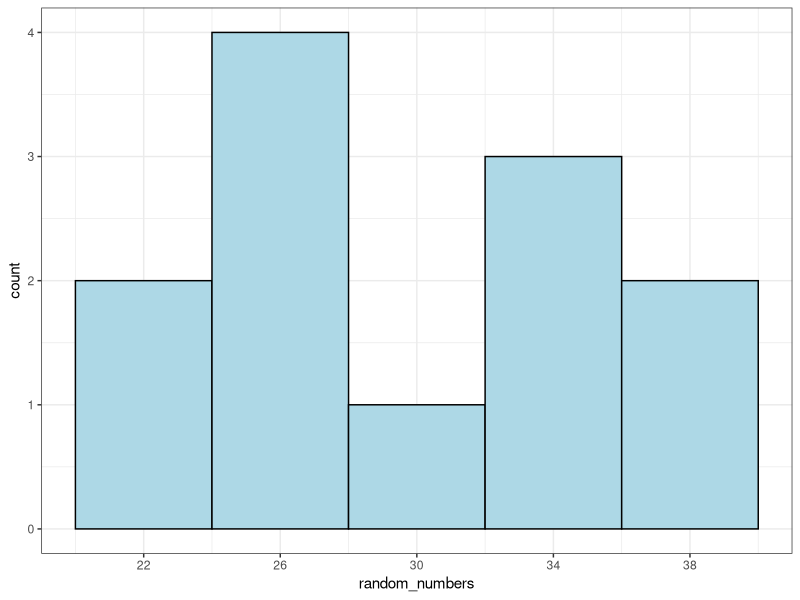
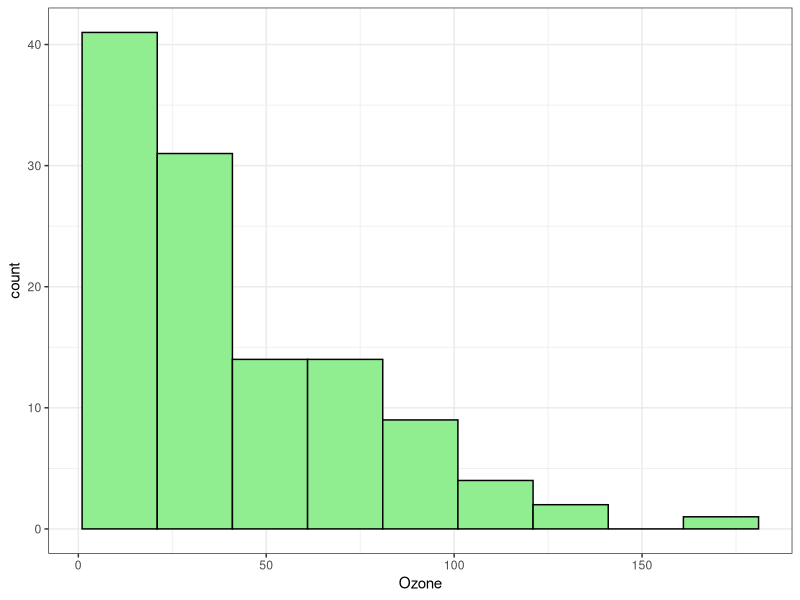
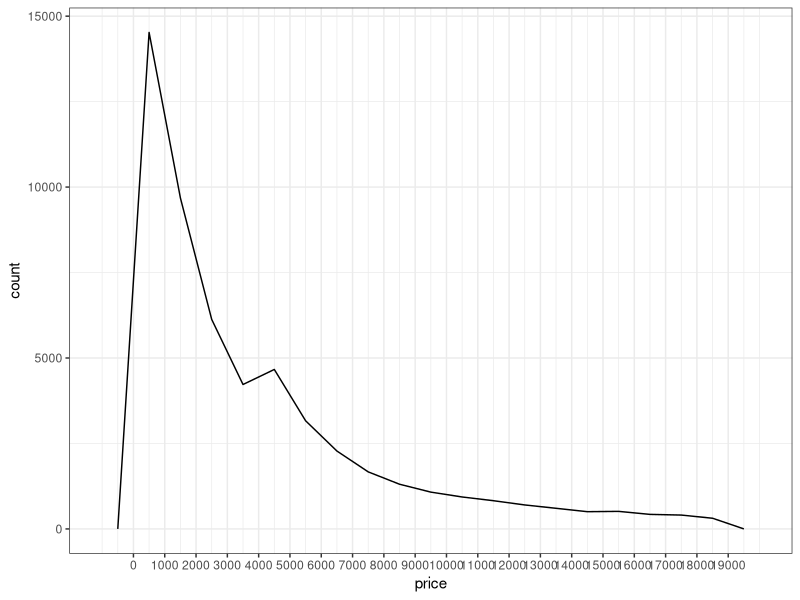

R code for these plots, in order:
library(ggplot2)
random_numbers<-c(30,27,26,36,40,20,35,38,22,28,25,34)

dataset<-data.frame(random_numbers)

ggplot(dataset,aes(x=random_numbers))+
  geom_histogram(center=22,binwidth = 4,color="black", fill="lightblue")+
  scale_x_continuous(breaks = (seq(22,40,4)))+
  theme_bw()

rm(list=ls())
library(datasets)

minX<- min(airquality$Ozone, na.rm=TRUE)
maxX<- max(airquality$Ozone, na.rm = TRUE)

binWidth<-20

ggplot(airquality,aes(x=Ozone))+
  geom_histogram(boundary=minX, binwidth = binWidth,color="Black", fill="lightgreen")+
  scale_alpha_continuous(breaks=seq(minX,maxX+binWidth,binWidth))+
  theme_bw()
  

minX<-0
maxX<-max(diamonds$price,na.rm = TRUE)

binWidth=1000

ggplot(diamonds, aes(x=price))+
  geom_freqpoly(boundary=minX, binwidth=binWidth)+
  scale_x_continuous(breaks = seq(minX,maxX+binWidth,binWidth))+
  theme_bw()
